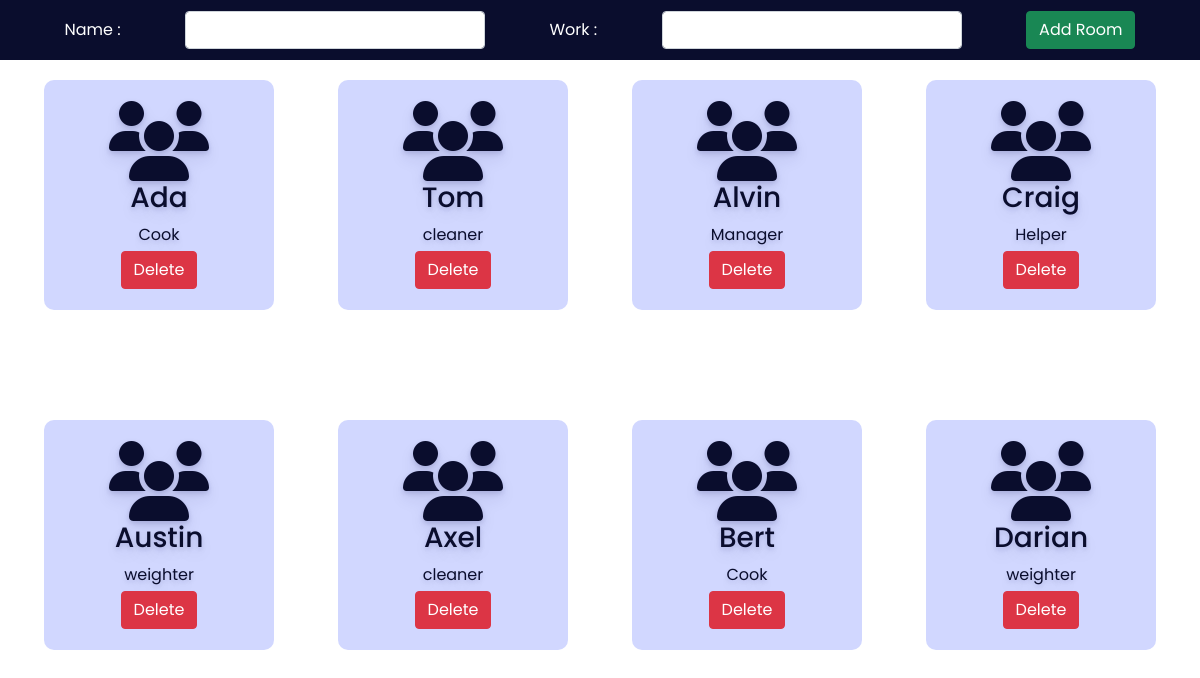
The app's page /admin/staff.php with its own data.
### tables this page shows
CREATE TABLE `staff` (
  `id` int(30) NOT NULL,
  `name` varchar(30) NOT NULL,
  `work` varchar(30) NOT NULL
);

### admin/staff.php (the view, shortened to what this page needs)
<?php
include '../config.php';
?>
<!DOCTYPE html>
<html lang="en">
<head>
    <link rel="stylesheet" href="https://cdnjs.cloudflare.com/ajax/libs/font-awesome/6.2.0/css/all.min.css" />
    <link href="https://cdn.jsdelivr.net/npm/bootstrap@5.0.2/dist/css/bootstrap.min.css" rel="stylesheet">
    <link rel="stylesheet" href="css/room.css">
</head>
<body>
    <div class="addroomsection">
        <form action="" method="POST">
            <label for="troom">Name :</label>
            <input type="text" name="staffname" class="form-control">
            <label for="bed">Work :</label>
            <select name="staffwork" class="form-control">
                <option value selected></option>
                <option value="Manager">Manager</option>
            </select>
            <button type="submit" class="btn btn-success" name="addstaff">Add Room</button>
        </form>
    </div>
    <div class="room">
    <?php
        $sql = "select * from staff";
        $re = mysqli_query($conn, $sql)
        ?>
        <?php
        while ($row = mysqli_fetch_array($re)) {
                echo "<div class='roombox'>
						<div class='text-center no-boder'>
                            <i class='fa fa-users fa-5x'></i>
							<h3>" . $row['name'] . "</h3>
                            <div class='mb-1'>" . $row['work'] . "</div>
                            <a href='staffdelete.php?id=". $row['id'] ."'><button class='btn btn-danger'>Delete</button></a>
						</div>
                    </div>";
        }
        ?>
    </div>
</body>
</html>

### admin/css/room.css (style rules this page uses)
:root { --bg-text-shadow: 0 2px 4px rgb(13 0 77 / 8%), 0 3px 6px rgb(13 0 77 / 8%), 0 8px 16px rgb(13 0 77 / 8%); --bg-box-shadow: 0px 0px 20px 6px rgba(8, 8, 15, 0.31); }
* { margin: 0; padding: 0; font-family: 'Poppins', sans-serif; }
.addroomsection { height: 60px; width: 100%; background-color: #0a0d2d; position:fixed; z-index: 100; }
.addroomsection form { height: 100%; display: flex; justify-content: space-evenly; align-items: center; }
.addroomsection form label { color: white; }
.addroomsection form select { width: 300px; }
.addroomsection form input { width: 300px; }
.room { display: flex; position: relative; top: 60px; height: 85vh; overflow-y: scroll; justify-content: space-evenly; flex-wrap: wrap; }
.roombox { height: 230px; width: 230px; margin: 20px; display: flex; flex-direction: column; justify-content: center; color: #0a0d2d; text-shadow: var(--bg-text-shadow); border-radius: 10px; }

### admin/staff.php (style rules this page uses)
.roombox { background-color: #d1d7ff; padding: 10px; }

### records on screen
staff: name "Ada", work "Cook"
staff: name "Tom", work "cleaner"
staff: name "Alvin", work "Manager"
staff: name "Craig", work "Helper"
staff: name "Austin", work "weighter"
staff: name "Axel", work "cleaner"
staff: name "Bert", work "Cook"
staff: name "Darian", work "weighter"
